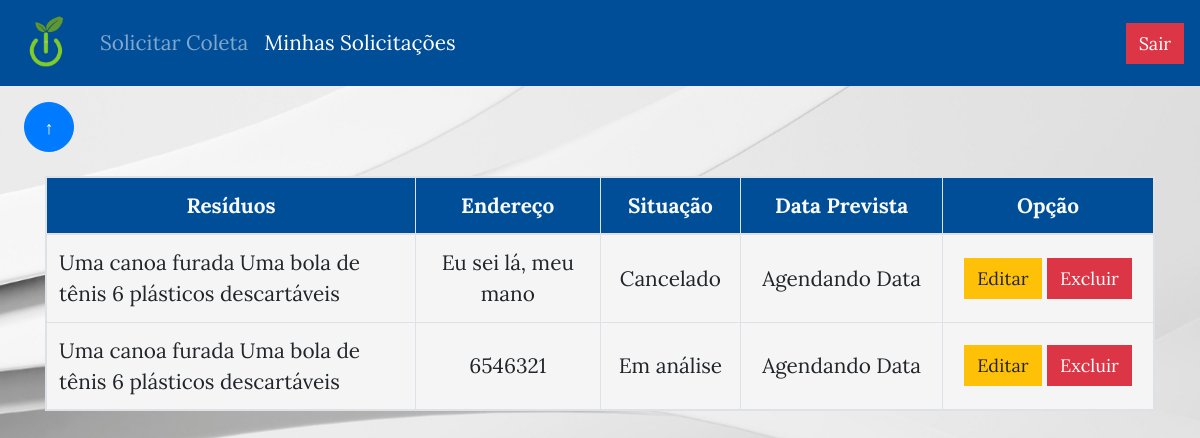
Screenshot of /page/coleta/acompanha.php (signed in) with the database file from the repository.
### tables this page shows
CREATE TABLE IF NOT EXISTS `coleta` (
  `c_id` int(11) NOT NULL AUTO_INCREMENT,
  `c_resid` mediumtext,
  `c_ender` varchar(60) DEFAULT NULL,
  `c_situ` varchar(40) DEFAULT 'Em anÃ¡lise',
  `c_datap` date DEFAULT '1111-11-11',
  `c_u_id` int(11) DEFAULT NULL,
  PRIMARY KEY (`c_id`),
  KEY `c_u_id` (`c_u_id`)
);

### page/coleta/acompanha.php (the view, shortened to what this page needs)
<!DOCTYPE html>
<html lang="pt-br">
<head>
    <link rel="stylesheet" href="https://stackpath.bootstrapcdn.com/bootstrap/4.1.3/css/bootstrap.min.css"
>
    <link rel="stylesheet" href="../../style/index.css">
</head>
<body>
        <header id="cabecalho">
            <nav class="navbar navbar-expand-lg navbar-dark marrom">
                <a class="navbar-brand" href="#"><img src="../../image/logo.png" class="rounded-circle" width="60px" alt=""></a>
                <div class="collapse navbar-collapse" id="navbarNav">
                    <ul class="navbar-nav">
                        <li class="nav-item">
                            <a class="nav-link" href="./coleta.php">Solicitar Coleta</a>
                        </li>
                        <li class="nav-item active">
                            <a class="nav-link" href="./acompanha.php">Minhas Solicitações</a>
                        </li>
                    </ul>
                </div>
                <a href="../usuario/logout.php" class="btn btn-danger rounded-0">Sair</a>
            </nav>
        </header>
        <main>
        <a href="#cabecalho"><button id="volta" class="btn btn-primary rounded-circle sticky-top mt-3 ml-4" style="width: 50px; height: 50px;">&uarr;</button></a>
            <section class="container mt-4 mb-4 rounded-0">
                <table class="table table-responsive table-bordered">
                    <thead class="text-center marrom text-light">
                        <tr>
                            <th class="align-middle col-4" scope="col">Resíduos</th>
                            <th class="align-middle col-2" scope="col">Endereço</th>
                            <th class="align-middle" scope="col">Situação</th>
                            <th class="align-middle" scope="col">Data Prevista</th>
                            <th class="align-middle" scope="col">Opção</th>
                        </tr>
                    </thead>
                    <tbody class="cinza">
                        <?php
                            if(!$_SESSION['u_id']) {
                                header("location:../../index.php");
                            }
                            else{
                                $usuario = $_SESSION['u_id'];
                            }
                            include('../../conn.php');
                            $sql = "SELECT * FROM coleta WHERE c_u_id = $usuario";
                            $query = mysqli_query($conn, $sql);
                            while ($linha = mysqli_fetch_assoc($query))
                            {
                        ?>
                        <tr>
                            <td class="align-middle"><?php echo $linha['c_resid']; ?></td>
                            <td class="align-middle text-center"><?php echo $linha['c_ender']; ?></td>
                            <td class="align-middle text-center"><?php echo $linha['c_situ']; ?></td>
                            <td class="align-middle text-center">
                                <?php if($linha['c_datap'] == '1111-11-11'){ echo 'Agendando Data'; } else { echo date('d/m/Y', strtotime($linha['c_datap'])); } ?>
                            </td>
                            <td class="text-center align-middle">
                                <button type="button" class="btn btn-warning rounded-0" data-toggle="modal"
                                    data-target="#modalEditar" data-whatever="<?php echo $linha['c_id'] ?>"
                                    data-whateverresiduo="<?php echo $linha['c_resid'] ?>"
                                    data-whateverendereco="<?php echo $linha['c_ender'] ?>">Editar</button>
                                <button type="button" class="btn btn-danger rounded-0"
                                    data-target="#modal_delete<?php echo $linha['c_id']?>" data-toggle="modal">Excluir</button>
                            </td>
                        </tr>
                        <?php
                            }
                        ?>
                    </tbody>
                </table>
            </section>
        </main>
</body>
</html>

### style/index.css (style rules this page uses)
html { scroll-behavior: smooth; }
body { font-size: 1.3em; background: #dee2e6 url('../image/wallpaper.jpg') no-repeat center center; background-size: cover; background-attachment: fixed; font-family: 'Lora', serif; }
.marrom { background-color: #004e98; }
.cinza { background-color: #f5f5f5; }
.btn { font-size: 18px; }

### rows the page displays
coleta: c_resid "Uma canoa furada Uma bola de tênis 6 plásticos descartáveis", c_ender "Eu sei lá, meu mano", c_situ "Cancelado", c_datap "Agendando Data"
coleta: c_resid "Uma canoa furada Uma bola de tênis 6 plásticos descartáveis", c_ender "6546321", c_situ "Em análise", c_datap "Agendando Data"
